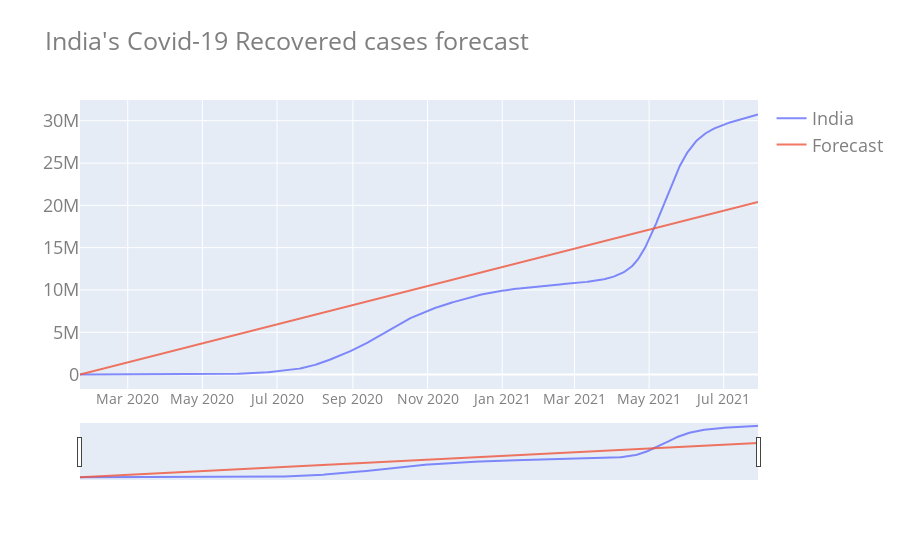

The notebook cell this image was saved under:
### Code cell
my_graph(data_LRF.date,
           data_LRF.iloc[:,1:],
           y='linear',
           slider=True)

### Figure 1 — Plotly figure (JSON) as saved in the notebook; plotly's stock layout.template omitted (floating-point values rounded to 4 significant figures; data arrays with more than 128 entries replaced by an {"elided": "..."} marker saying what was removed)
{"data": [{"name": "India", "opacity": 0.8, "type": "scatter", "x": {"elided": "555 str values"}, "y": {"elided": "555 int values"}}, {"name": "Forecast", "opacity": 0.8, "type": "scatter", "x": {"elided": "555 str values"}, "y": {"elided": "555 float values"}}], "layout": {"autosize": true, "font": {"color": "#7f7f7f", "size": 18}, "title": {"text": "India's Covid-19 Recovered cases forecast"}, "xaxis": {"rangeslider": {"visible": true}, "tickfont": {"color": "#7f7f7f", "size": 14}}, "yaxis": {"type": "linear"}}}
